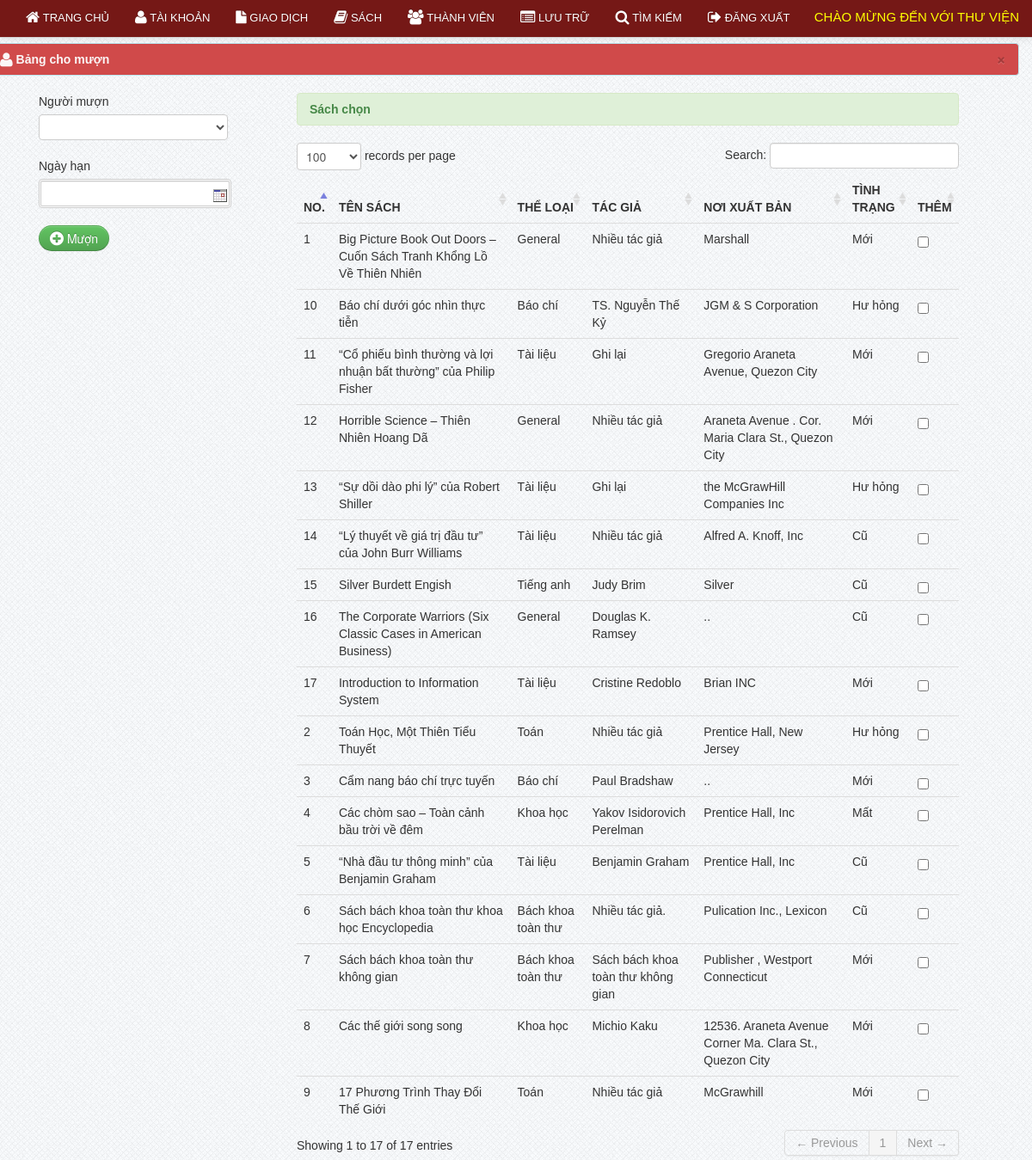
The page /librarian/borrow.php (signed in) on the database its author committed.
### tables this page shows
CREATE TABLE `book` (
  `book_id` int(11) NOT NULL,
  `book_title` varchar(100) NOT NULL,
  `category_id` int(50) NOT NULL,
  `author` varchar(50) NOT NULL,
  `book_copies` int(11) NOT NULL,
  `Describe` varchar(256) DEFAULT NULL,
  `book_pub` varchar(100) NOT NULL,
  `publisher_name` varchar(100) NOT NULL,
  `isbn` varchar(50) NOT NULL,
  `copyright_year` int(11) NOT NULL,
  `date_receive` varchar(20) NOT NULL,
  `date_added` datetime NOT NULL,
  `status` varchar(30) NOT NULL
);

CREATE TABLE `category` (
  `category_id` int(11) NOT NULL,
  `classname` varchar(50) DEFAULT NULL
);

### librarian/borrow.php (the view, shortened to what this page needs)
<?php include('header.php'); ?>
<?php include('navbar_borrow.php'); ?>
    <div class="container">
		<div class="margin-top">
			<div class="row">
								<div class="alert alert-info">
                                    <button type="button" class="close" data-dismiss="alert">&times;</button>
                                    <strong><i class="icon-user icon-large"></i>&nbsp;Bảng cho mượn</strong>
                                </div>
		<div class="span12">
		<form method="post" action="borrow_save.php">
<div class="span3">
											<div class="control-group">
				<label class="control-label" for="inputEmail">Người mượn</label>
				<div class="controls">
				<select name="member_id" class="chzn-select"required/>
				<option></option>
				<?php $result =  mysqli_query($conn,"select * from member");
				while ($row=mysqli_fetch_array($result)){ ?>
				<option value="<?php echo $row['member_id']; ?>"><?php echo $row['firstname']." ".$row['lastname']; ?></option>
				<?php } ?>
				</div>
			</div>
				<div class="control-group">
					<label class="control-label" for="inputEmail">Ngày hạn</label>
					<div class="controls">
					<input type="text"  class="w8em format-d-m-y highlight-days-67 range-low-today" name="due_date" id="sd" maxlength="10" style="border: 3px double #CCCCCC;" required/>
					</div>
				</div>
				<div class="control-group">
					<div class="controls">
								<button name="delete_student" class="btn btn-success"><i class="icon-plus-sign icon-large"></i> Mượn</button>
					</div>
				</div>
				</div>
				<div class="span8">
						<div class="alert alert-success"><strong>Sách chọn</strong></div>
                            <table cellpadding="0" cellspacing="0" border="0" class="table" id="example">
                                <thead>
                                    <tr>
                                        <th>No.</th>
                                        <th>Tên sách</th>
                                        <th>Thể loại</th>
										<th>Tác giả</th>
										<th>Nơi xuất bản</th>
										<th>Tình trạng</th>
										<th>Thêm</th>
                                    </tr>
                                </thead>
                                <tbody>
                                  <?php  $user_query=mysqli_query($conn,"select * from book where status != 'Archive' ");
									while($row=mysqli_fetch_array($user_query)){
									$id=$row['book_id'];
									$cat_id=$row['category_id'];
											$cat_query = mysqli_query($conn,"select * from category where category_id = '$cat_id'");
											$cat_row = mysqli_fetch_array($cat_query);
									?>
									<tr class="del<?php echo $id ?>">
                                    <td><?php echo $row['book_id']; ?></td>
                                    <td><?php echo $row['book_title']; ?></td>
									<td><?php echo $cat_row ['classname']; ?> </td>
                                    <td><?php echo $row['author']; ?> </td>
									 <td><?php echo $row['publisher_name']; ?></td>
									  <td width=""><?php echo $row['status']; ?></td>
                                    <td width="20">
												<input id="" class="uniform_on" name="selector[]" type="checkbox" value="<?php echo $id; ?>" >
                                    </td>
                                    </tr>
									<?php  }  ?>
                                </tbody>
                            </table>
			    </form>
			</div>
			</div>
			</div>
		</div>
<?php include('footer.php') ?>

### css/docs.css (style rules this page uses)
body { font-family:'TR Century Gothic',Helvetica,Arial,sans-serif !important; }
.btn { border-radius: 25px !important; }
.alert { text-shadow: none; }
th { text-transform:uppercase; }
.margin-top { margin-top:50px; }
body { background: url(../img/grid_noise.png); position: relative; }

### css/print.css (style rules this page uses)
th { text-align:left; }
td { text-align:left; border-top:1px solid; padding:2px; }
.btn { display:none; }
.alert { display:none; }
body { font-family:arial; font-size:13px; }

### rows shown on the page
book: book_id "1", book_title "Big Picture Book Out Doors – Cuốn Sách Tranh Khổng Lồ Về Thiên Nhiên", category.classname "General", author "Nhiều tác giả", publisher_name "Marshall", status "Mới"
book: book_id "2", book_title "Toán Học, Một Thiên Tiểu Thuyết", category.classname "Toán", author "Nhiều tác giả", publisher_name "Prentice Hall, New Jersey", status "Hư hỏng"
book: book_id "3", book_title "Cẩm nang báo chí trực tuyến", category.classname "Báo chí", author "Paul Bradshaw", publisher_name "..", status "Mới"
book: book_id "4", book_title "Các chòm sao – Toàn cảnh bầu trời về đêm", category.classname "Khoa học", author "Yakov Isidorovich Perelman", publisher_name "Prentice Hall, Inc", status "Mất"
book: book_id "5", book_title "“Nhà đầu tư thông minh” của Benjamin Graham", category.classname "Tài liệu", author "Benjamin Graham", publisher_name "Prentice Hall, Inc", status "Cũ"
book: book_id "6", book_title "Sách bách khoa toàn thư khoa học Encyclopedia", category.classname "Bách khoa toàn thư", author "Nhiều tác giả.", publisher_name "Pulication Inc., Lexicon", status "Cũ"
book: book_id "7", book_title "Sách bách khoa toàn thư không gian", category.classname "Bách khoa toàn thư", author "Sách bách khoa toàn thư không gian", publisher_name "Publisher , Westport Connecticut", status "Mới"
book: book_id "8", book_title "Các thế giới song song", category.classname "Khoa học", author "Michio Kaku", publisher_name "12536. Araneta Avenue Corner Ma. Clara St., Quezon City", status "Mới"
book: book_id "9", book_title "17 Phương Trình Thay Đổi Thế Giới", category.classname "Toán", author "Nhiều tác giả", publisher_name "McGrawhill", status "Mới"
book: book_id "10", book_title "Báo chí dưới góc nhìn thực tiễn", category.classname "Báo chí", author "TS. Nguyễn Thế Kỷ", publisher_name "JGM & S Corporation", status "Hư hỏng"
book: book_id "11", book_title "“Cổ phiếu bình thường và lợi nhuận bất thường” của Philip Fisher", category.classname "Tài liệu", author "Ghi lại", publisher_name "Gregorio Araneta Avenue, Quezon City", status "Mới"
book: book_id "12", book_title "Horrible Science – Thiên Nhiên Hoang Dã", category.classname "General", author "Nhiều tác giả", publisher_name "Araneta Avenue . Cor. Maria Clara St., Quezon City", status "Mới"
book: book_id "13", book_title "“Sự dồi dào phi lý” của Robert Shiller", category.classname "Tài liệu", author "Ghi lại", publisher_name "the McGrawHill Companies Inc", status "Hư hỏng"
book: book_id "14", book_title "“Lý thuyết về giá trị đầu tư” của John Burr Williams", category.classname "Tài liệu", author "Nhiều tác giả", publisher_name "Alfred A. Knoff, Inc", status "Cũ"
book: book_id "15", book_title "Silver Burdett Engish", category.classname "Tiếng anh", author "Judy Brim", publisher_name "Silver", status "Cũ"
book: book_id "16", book_title "The Corporate Warriors (Six Classic Cases in American Business)", category.classname "General", author "Douglas K. Ramsey", publisher_name "..", status "Cũ"
book: book_id "17", book_title "Introduction to Information System", category.classname "Tài liệu", author "Cristine Redoblo", publisher_name "Brian INC", status "Mới"
